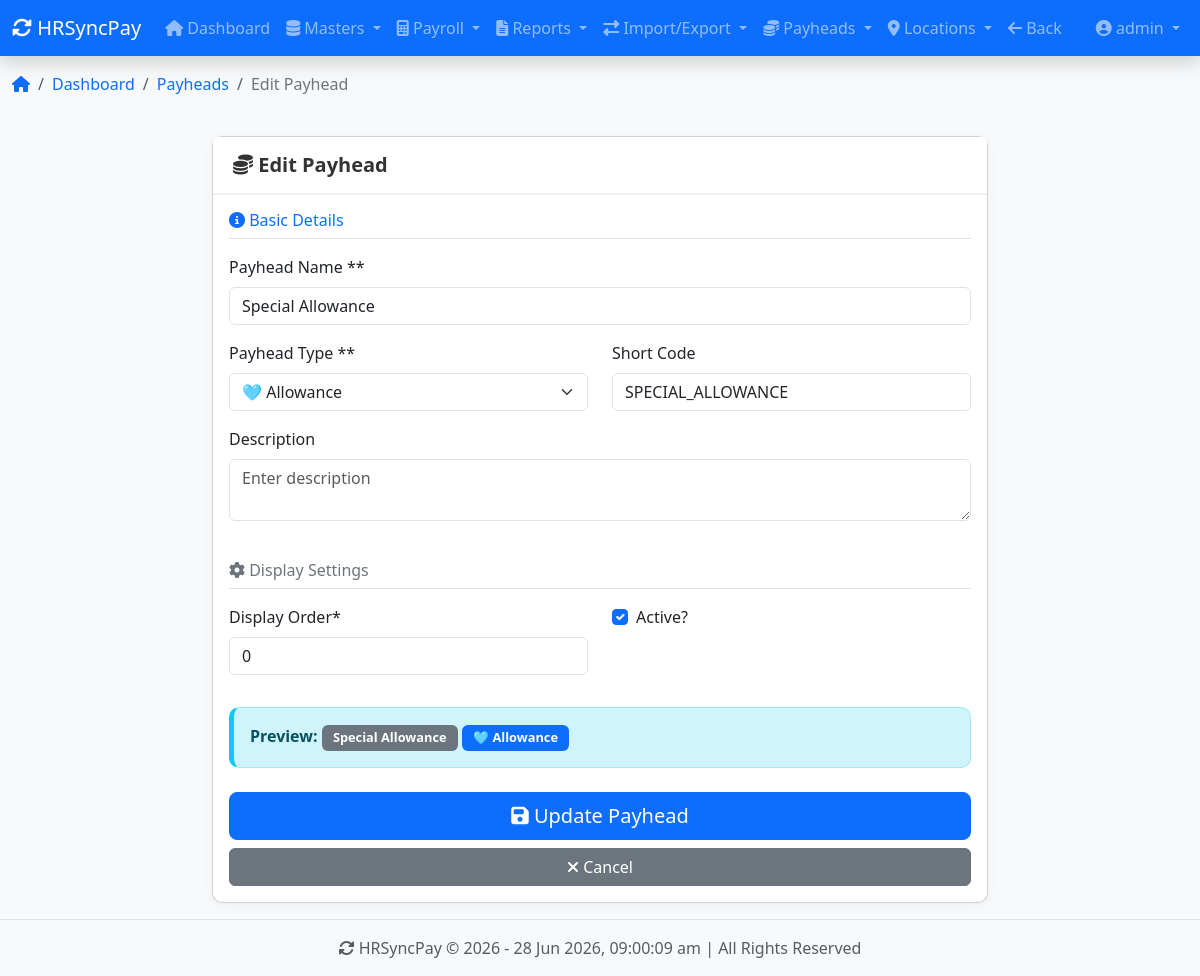
The app's page /payheads/6/edit/ (signed in) with its own data.
### apps/accounts/models.py (models this page shows, shortened)
class User(AbstractUser):
    ROLE_CHOICES = [
        ('ADMIN', 'Admin'),
        ('DATA_ENTRY', 'Data Entry'),
        ('VIEWER', 'Viewer'),
    ]
    role = models.CharField(max_length=20, choices=ROLE_CHOICES, default='VIEWER')
    phone = models.CharField(max_length=15, blank=True)
    employee_code = models.CharField(max_length=20, unique=True, blank=True, null=True)
    profile_picture = models.ImageField(upload_to='profile_pictures/', null=True, blank=True)
    class Meta:
        db_table = 'accounts_user'

### apps/payheads/models.py (models this page shows, shortened)
class Payhead(models.Model):
    PAYHEAD_TYPES = [
        ('EARNING', '💚 Earning'),
        ('DEDUCTION', '❤️ Deduction'),
        ('STATUTORY_DEDUCTION', '🧡 Statutory Deduction'),
        ('REIMBURSEMENT', '💙 Reimbursement'),
        ('LOAN', '💜 Loan'),
        ('BONUS', '💛 Bonus'),
        ('ALLOWANCE', '🩵 Allowance'),
    ]
    name = models.CharField(max_length=100, unique=True)
    type = models.CharField(max_length=20, choices=PAYHEAD_TYPES, default='EARNING')
    code = models.CharField(max_length=20, blank=True)
    description = models.TextField(blank=True)
    is_active = models.BooleanField(default=True)
    display_order = models.IntegerField(default=0)
    created_at = models.DateTimeField(auto_now_add=True)
    updated_at = models.DateTimeField(auto_now=True)
    class Meta:
        ordering = ['type', 'display_order', 'name']
        verbose_name = 'Payhead'
        verbose_name_plural = 'Payheads'

### apps/core/decorators.py (the view)
    @login_required
    def wrapper(request, *args, **kwargs):
        if request.user.is_superuser or request.user.role in ['ADMIN', 'DATA_ENTRY']:
            return view_func(request, *args, **kwargs)
        messages.error(request,
                       f'You do not have permission to access this page. Your role: {request.user.role}. Required: ADMIN or DATA_ENTRY')
        return redirect('core:dashboard')

### templates/payheads/payhead_form.html (shortened to what this page needs)
{% extends 'base.html' %}
{% load static %}
{% load crispy_forms_tags %}
{% block breadcrumb %}
    <li class="breadcrumb-item"><a href="{% url 'core:dashboard' %}">Dashboard</a></li>
    <li class="breadcrumb-item"><a href="{% url 'payheads:payhead_list' %}">Payheads</a></li>
    <li class="breadcrumb-item active">{{ title }}</li>
{% endblock %}
{% block content %}
<div class="row">
    <div class="col-md-8 mx-auto">
        <div class="card">
            <div class="card-header">
                <h5 class="card-title mb-0"><i class="fas fa-coins"></i> {{ title }}</h5>
            </div>
            <div class="card-body">
                <form method="post">
                    <h6 class="border-bottom pb-2 mb-3 text-primary">
                        <i class="fas fa-info-circle"></i> Basic Details
                    </h6>
                    <div class="row">
                        <div class="col-md-12">{{ form.name|as_crispy_field }}</div>
                    </div>
                    <div class="row">
                        <div class="col-md-6">{{ form.type|as_crispy_field }}</div>
                        <div class="col-md-6">{{ form.code|as_crispy_field }}</div>
                    </div>
                    <div class="row">
                        <div class="col-md-12">{{ form.description|as_crispy_field }}</div>
                    </div>
                    <h6 class="border-bottom pb-2 mb-3 mt-4 text-secondary">
                        <i class="fas fa-cog"></i> Display Settings
                    </h6>
                    <div class="row">
                        <div class="col-md-6">{{ form.display_order|as_crispy_field }}</div>
                        <div class="col-md-6">{{ form.is_active|as_crispy_field }}</div>
                    </div>
                    <div class="alert alert-info mt-3">
                        <strong>Preview:</strong>
                        <span class="badge bg-secondary" id="preview-name">
                            {% if form.instance.name %}{{ form.instance.name }}{% else %}New Payhead{% endif %}
                        </span>
                        <span class="badge bg-primary" id="preview-type">
                            {% if form.instance.type %}{{ form.instance.get_type_display }}{% else %}Earning{% endif %}
                        </span>
                    </div>
                    <div class="d-grid gap-2 mt-4">
                        <button type="submit" class="btn btn-primary btn-lg">
                            <i class="fas fa-save"></i> {{ button_text }}
                        </button>
                        <a href="{% url 'payheads:payhead_list' %}" class="btn btn-secondary">
                            <i class="fas fa-times"></i> Cancel
                        </a>
                    </div>
                </form>
            </div>
        </div>
    </div>
</div>
{% endblock %}

### templates/base.html (shortened to what this page needs)
<!DOCTYPE html>
<html lang="en">
<head>
    <link href="https://cdn.jsdelivr.net/npm/bootstrap@5.3.0/dist/css/bootstrap.min.css" rel="stylesheet">
    <link href="https://cdnjs.cloudflare.com/ajax/libs/font-awesome/6.4.0/css/all.min.css" rel="stylesheet">
    {% load static %}
    <link href="{% static 'css/custom.css' %}" rel="stylesheet">
</head>
<body>
    <nav class="navbar navbar-expand-lg navbar-dark bg-primary shadow">
        <div class="container-fluid">
            <a class="navbar-brand" href="{% url 'core:dashboard' %}">
                <i class="fas fa-sync-alt fa-spin"></i> HRSyncPay
            </a>
            <div class="collapse navbar-collapse" id="navbarNav">
                <ul class="navbar-nav me-auto">
                    <li class="nav-item">
                        <a class="nav-link" href="{% url 'core:dashboard' %}">
                            <i class="fas fa-home"></i> Dashboard
                        </a>
                    </li>
                    <li class="nav-item dropdown">
                        <a class="nav-link dropdown-toggle" href="#" id="mastersDropdown" role="button" data-bs-toggle="dropdown">
                            <i class="fas fa-database"></i> Masters
                        </a>
                    </li>
                    <li class="nav-item dropdown">
                        <a class="nav-link dropdown-toggle" href="#" id="payrollDropdown" role="button" data-bs-toggle="dropdown">
                            <i class="fas fa-calculator"></i> Payroll
                        </a>
                    </li>
                    <li class="nav-item dropdown">
                        <a class="nav-link dropdown-toggle" href="#" id="reportsDropdown" role="button" data-bs-toggle="dropdown">
                            <i class="fas fa-file-alt"></i> Reports
                        </a>
                    </li>
                    <li class="nav-item dropdown">
                        <a class="nav-link dropdown-toggle" href="#" id="importExportDropdown" role="button" data-bs-toggle="dropdown">
                            <i class="fas fa-exchange-alt"></i> Import/Export
                        </a>
                    </li>
                    <li class="nav-item dropdown">
                        <a class="nav-link dropdown-toggle" href="#" id="payheadsDropdown" role="button" data-bs-toggle="dropdown">
                            <i class="fas fa-coins"></i> Payheads
                        </a>
                    </li>
                    <li class="nav-item dropdown">
                        <a class="nav-link dropdown-toggle" href="#" id="locationsDropdown" role="button" data-bs-toggle="dropdown">
                            <i class="fas fa-map-marker-alt"></i> Locations
                        </a>
                    </li>
                    <li class="nav-item">
                        <a class="nav-link" href="javascript:history.back()">
                            <i class="fas fa-arrow-left"></i> Back
                        </a>
                    </li>
                </ul>
                <ul class="navbar-nav">
                    <li class="nav-item dropdown">
                        <a class="nav-link dropdown-toggle" href="#" id="userDropdown" role="button" data-bs-toggle="dropdown">
                            <i class="fas fa-user-circle"></i>
                            {{ user.get_full_name|default:user.username }}
                        </a>
                    </li>
                </ul>
            </div>
        </div>
    </nav>
    <div class="container-fluid mt-2">
        <nav aria-label="breadcrumb">
            <ol class="breadcrumb">
                <li class="breadcrumb-item">
                    <a href="{% url 'core:dashboard' %}"><i class="fas fa-home"></i></a>
                </li>
                {% block breadcrumb %}{% endblock %}
            </ol>
        </nav>
    </div>
    <div class="container-fluid">
        <div class="row">
            {% if show_sidebar|default:False %}
                <div class="col-md-3 col-lg-2 d-md-block bg-light sidebar">
                    <div class="position-sticky pt-3">
                        <ul class="nav flex-column">
                            <li class="nav-header">Navigation</li>
                            <li class="nav-item">
                                <a class="nav-link" href="{% url 'core:dashboard' %}">
                                    <i class="fas fa-home"></i> Dashboard
                                </a>
                            </li>
                            <li class="nav-item">
                                <a class="nav-link" href="{% url 'employees:employee_list' %}">
                                    <i class="fas fa-users"></i> Employees
                                </a>
                            </li>
                            <li class="nav-item">
                                <a class="nav-link" href="{% url 'clients:client_list' %}">
                                    <i class="fas fa-building"></i> Clients
                                </a>
                            </li>
                            <li class="nav-item">
                                <a class="nav-link" href="{% url 'company:company_list' %}">
                                    <i class="fas fa-building"></i> Companies
                                </a>
                            </li>
                            <li class="nav-item">
                                <a class="nav-link" href="{% url 'locations:location_list' %}">
                                    <i class="fas fa-map-marker-alt"></i> Locations
                                </a>
                            </li>
                            <li class="nav-item">
                                <a class="nav-link" href="{% url 'payheads:payhead_list' %}">
                                    <i class="fas fa-list"></i> Payheads
                                </a>
                            </li>
                            {% block sidebar %}{% endblock %}
                        </ul>
                    </div>
                </div>
                <div class="col-md-9 col-lg-10">
                    {% if messages %}
                        {% for message in messages %}
                            <div class="alert alert-{{ message.tags }} alert-dismissible fade show" role="alert">
                                <i class="fas fa-{% if message.tags == 'success' %}check-circle{% elif message.tags == 'error' %}exclamation-circle{% elif message.tags == 'warning' %}exclamation-triangle{% else %}info-circle{% endif %}"></i>
                                {{ message }}
                                <button type="button" class="btn-close" data-bs-dismiss="alert"></button>
                            </div>
                        {% endfor %}
                    {% endif %}
                    <main class="py-3">
                        {% block sidebar_content %}
                        {% endblock sidebar_content %}
                    </main>
                </div>
            {% else %}
                <div class="col-12">
                    <main class="py-3">
                        {% block content %}
                        {% endblock content %}
                    </main>
                </div>
            {% endif %}
        </div>
    </div>
    <footer class="footer mt-auto py-3 bg-light border-top">
        <div class="container-fluid text-center">
            <span class="text-muted">
                <i class="fas fa-sync-alt"></i> HRSyncPay &copy; {% now "Y" %} -
                <span id="current-time"></span> | All Rights Reserved
            </span>
        </div>
    </footer>
</body>
</html>

### static/css/custom.css (style rules this page uses)
body { min-height: 100vh; display: flex; flex-direction: column; background-color: #f8f9fa; }
main { flex: 1; }
.card { border-radius: 10px; box-shadow: 0 2px 10px rgba(0,0,0,0.05); transition: all 0.3s ease; }
.card-header { background-color: #fff; border-bottom: 2px solid #f0f0f0; padding: 1rem 1.25rem; }
.card-title { font-weight: 600; color: #333; }
.badge { font-size: 0.8rem; padding: 0.4rem 0.7rem; }
.breadcrumb { background-color: transparent; padding: 0.5rem 0; }
.breadcrumb-item a { color: #0d6efd; text-decoration: none; }
.breadcrumb-item.active { color: #6c757d; }
.alert { border-radius: 10px; border-left: 5px solid; }
.alert-info { border-left-color: #0dcaf0; }

### records on screen
User: get_full_name "admin"
Payhead: name "Special Allowance", type "🩵 Allowance", code "SPECIAL_ALLOWANCE", display_order "0", is_active "☑", instance.name "Special Allowance", instance.type "🩵 Allowance"

### other values on screen
{{ title }} "Edit Payhead"
{{ button_text }} "Update Payhead"
